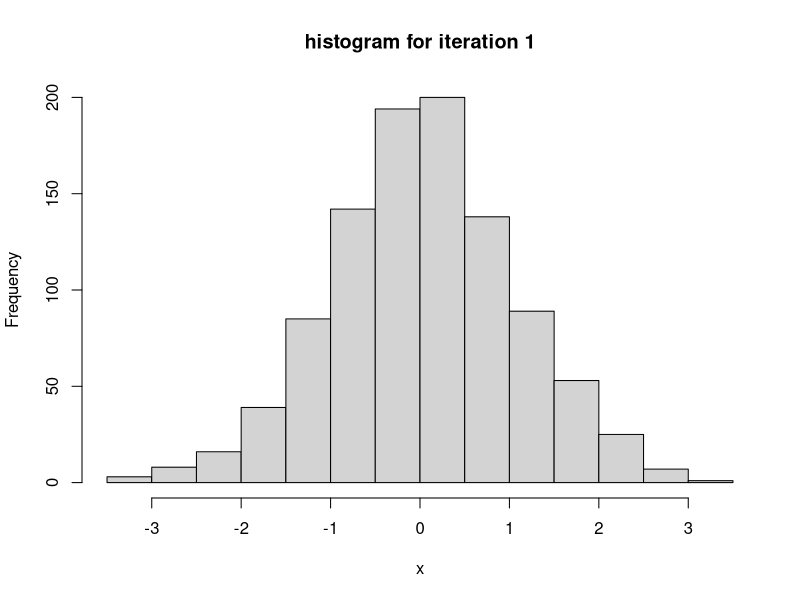
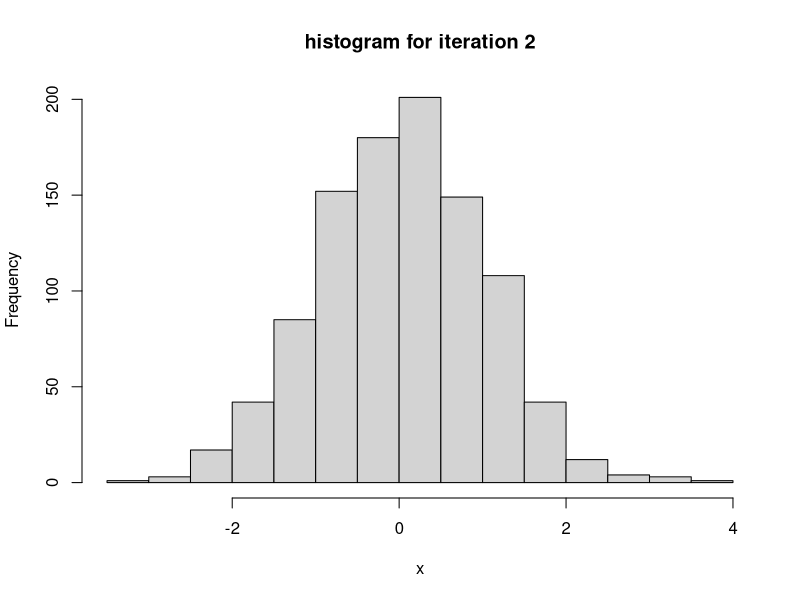
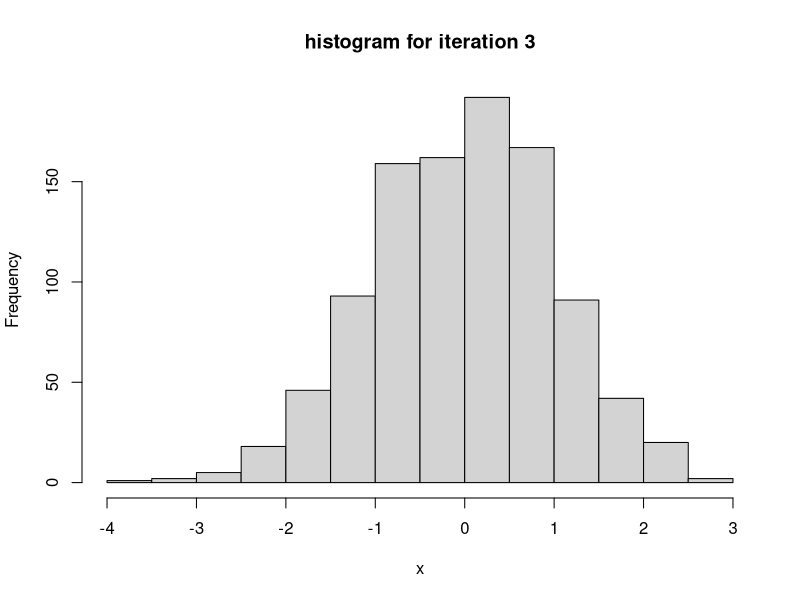
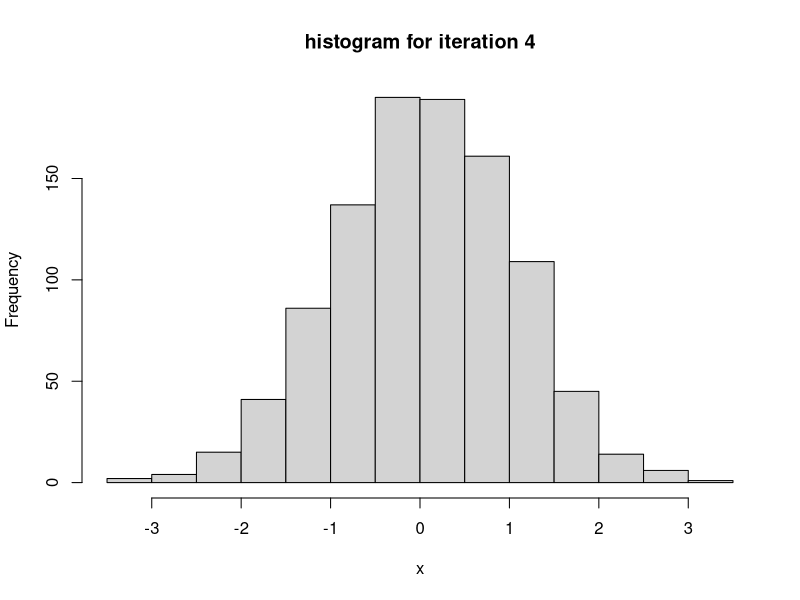
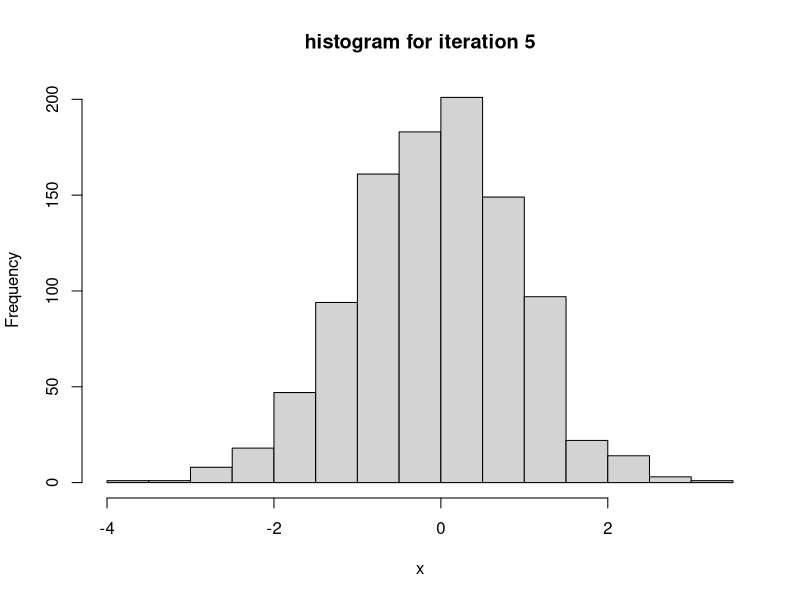
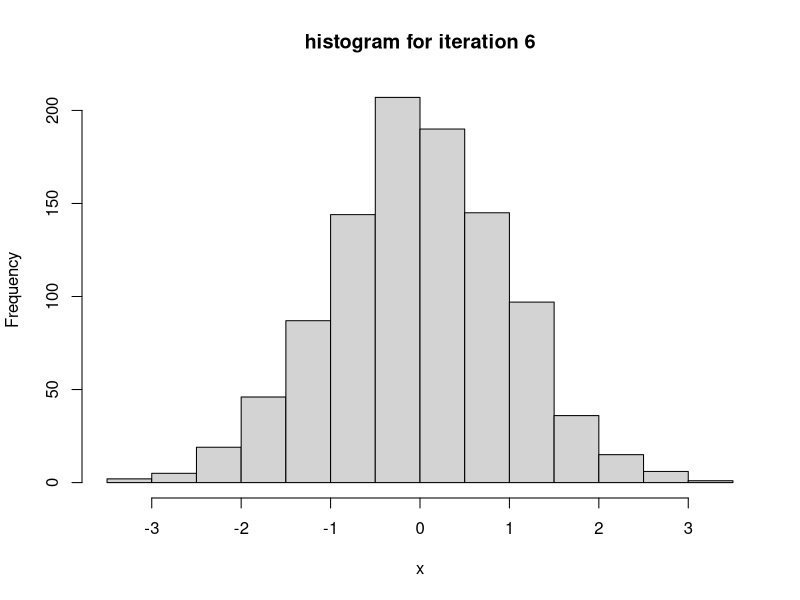
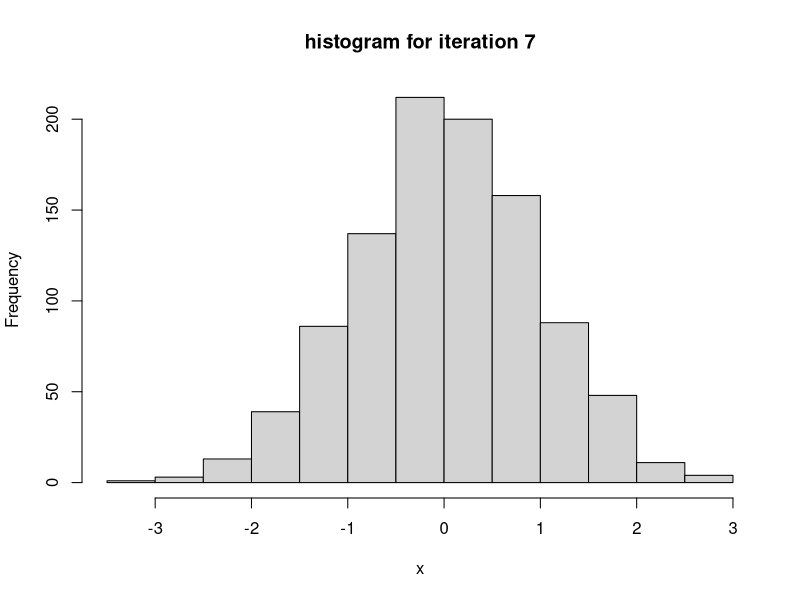
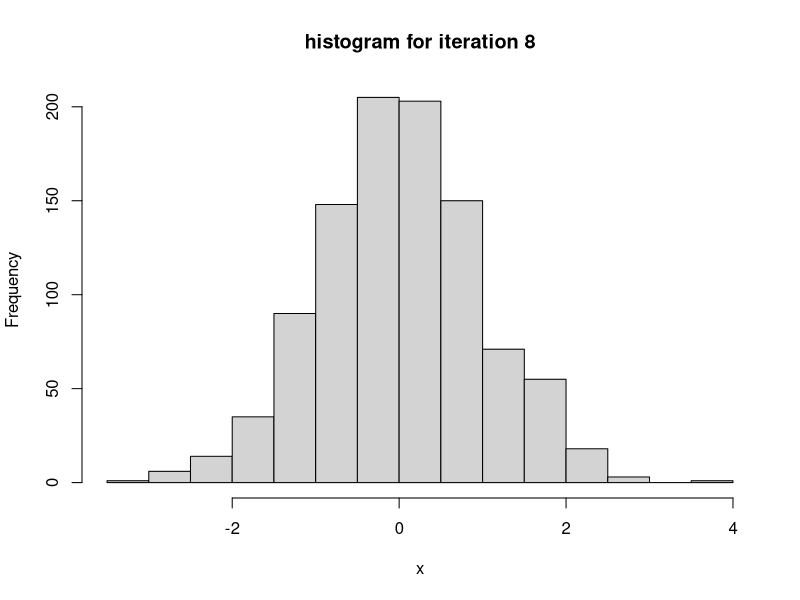

The R script that drew these images, in order:

for (i in 1:10) {
  x <- rnorm(1000)
  title <- paste("histogram for iteration", i)
  fname <- paste("hist-", i, ".png", sep = "")
  png(filename = fname)
  hist(x, main = title)
  dev.off()
}
